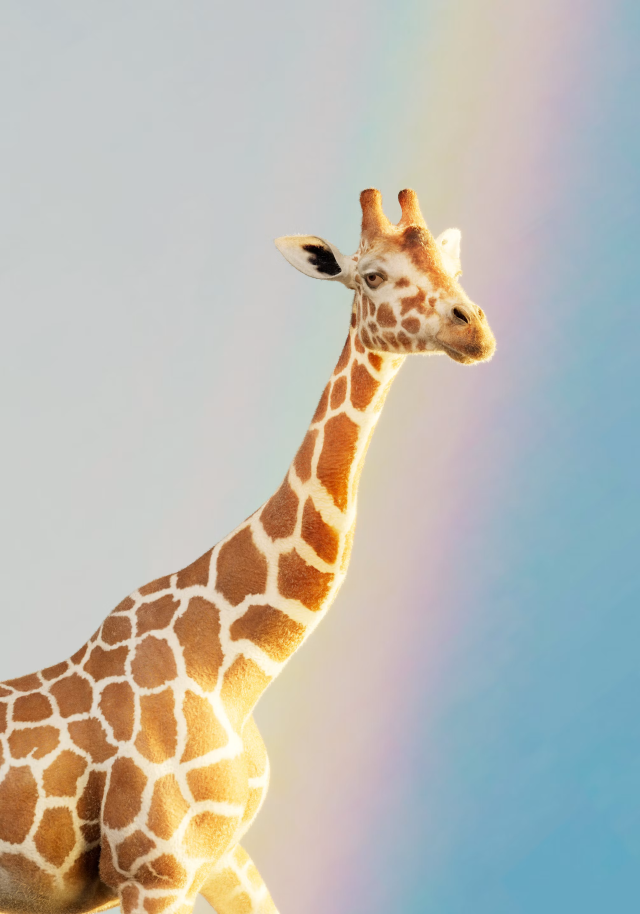
#> input picture assets/images/optimized/detail-1280.webp, 1280 x 1828 px, given in place of service-web.png, which was not available (shown at 1/2 size)
$ python build-services-webp.py
#> lines starting #> are read from the running program, lines starting #| are printed output that depends on the picture
"""Prepare responsive, lossless Services delivery assets without changing source art."""
from pathlib import Path
import hashlib
import json
import shutil
from PIL import Image, ImageChops, ImageOps

ROOT = Path(__file__).resolve().parent.parent
SOURCE = ROOT.parent / "Сервисы" / "assets"
OUTPUT = ROOT / "assets/images/optimized"
OUTPUT.mkdir(parents=True, exist_ok=True)

report = {"photos": {}, "shared": {}, "icons": {}}
ALIASES = {"web": "music-overlay", "motion": "music-base"}
for kind in ("web", "app", "motion"):
    source = SOURCE / "images" / f"service-{kind}.png"
    with Image.open(source) as opened:
#> opened is the input picture: PIL image 1280x1828 RGB; mean R, G, B 187.5, 185.4, 177.6
        image = ImageOps.exif_transpose(opened)
        # The supplied RGBA Web image is entirely opaque; retain exact RGB.
        if "A" in image.getbands():
            assert image.getchannel("A").getextrema() == (255, 255)
        image = image.convert("RGB")
        variants = []
        for width in (768, 1280):
            height = round(image.height * width / image.width)
#> height = 1097
            resized = image.resize((width, height), Image.Resampling.LANCZOS)
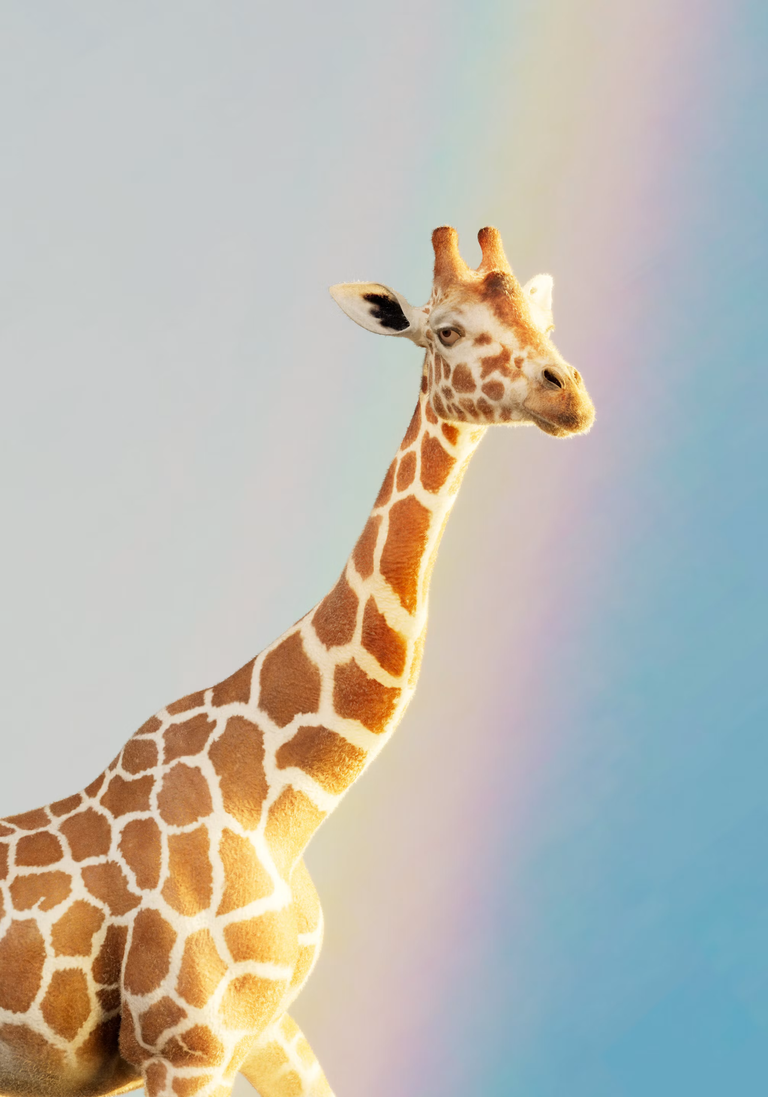
#> resized: PIL image 768x1097 RGB; mean R, G, B 187.5, 185.4, 177.6
            delivery_key = ALIASES.get(kind, f"services-{kind}")
            target = OUTPUT / f"{delivery_key}-{width}.webp"
            options = {"lossless": True, "method": 6, "exact": True}
            if opened.info.get("icc_profile"):
                options["icc_profile"] = opened.info["icc_profile"]
            if kind not in ALIASES:
                resized.save(target, "WEBP", **options)
            else:
                # Earlier Inspiration uses these exact supplied photographs.
                # Verify and reuse its existing optimized URL and decoded image.
#> (the run stopped early here; a loop or call above may not have finished)

$ run again, on assets/images/optimized/music-base-1280.webp
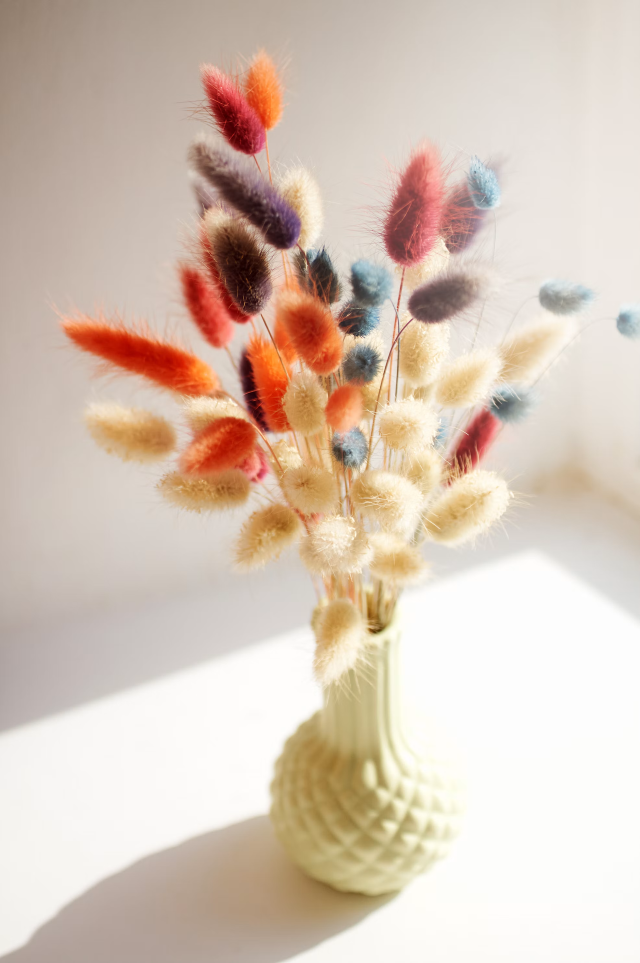
#> input picture assets/images/optimized/music-base-1280.webp, 1280 x 1926 px, given in place of service-web.png, which was not available (shown at 1/2 size)
#> opened is the input picture: PIL image 1280x1926 RGB; mean R, G, B 215.2, 197.5, 183.5
#> `resized = image.resize((width, height), Image.Resampling.LANCZOS)`:
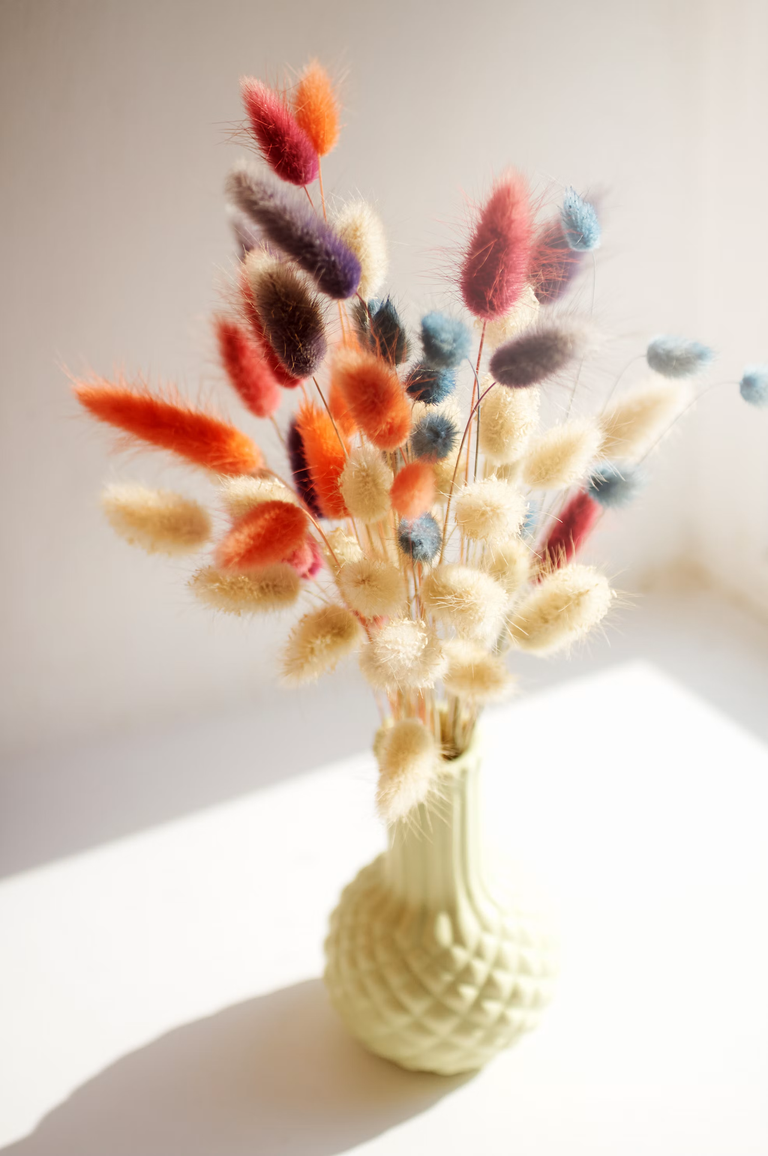
#> resized: PIL image 768x1156 RGB; mean R, G, B 215.2, 197.5, 183.5
